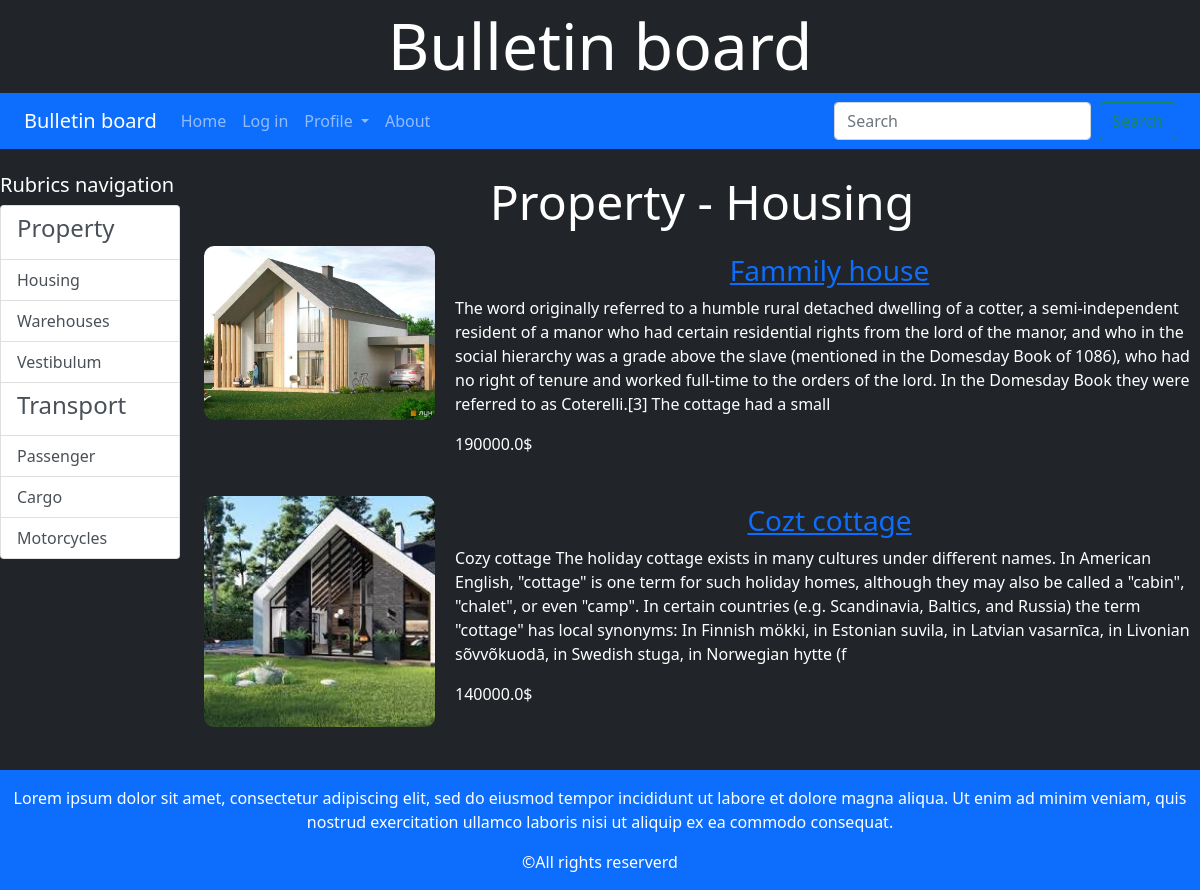
The app's page /rubric/2/ with its own data.
### main/models.py (models this page shows, shortened)
class Rubric(models.Model):
    name = models.CharField(max_length=20, db_index=True, unique=True)
    order = models.SmallIntegerField(default=0, db_index=True)
    super_rubric = models.ForeignKey('SuperRubric', on_delete=models.PROTECT, null=True, blank=True)

class Bulletin(models.Model):
    rubric = models.ForeignKey(SubRubric, on_delete=models.PROTECT)
    title = models.CharField(max_length=40)
    content = models.TextField()
    price = models.FloatField(default=0)
    contacts = models.TextField()
    image = models.ImageField(blank=True, upload_to=get_timestamp_path)
    author = models.ForeignKey(AdvUser, on_delete=models.CASCADE)
    is_active = models.BooleanField(default=True, db_index=True)
    published = models.DateTimeField(auto_now_add=True, db_index=True)
    class Meta:
        ordering = ('-published',)

### main/views.py (the view)
# urls.py: path('rubric/<int:pk>/', by_rubric, name='by_rubric'),
def by_rubric(request, pk):
    rubric = get_object_or_404(SubRubric, pk=pk)
    bulletins = Bulletin.objects.filter(is_active=True, rubric=pk)
    rubrics = SubRubric.objects.all()
    keyword = None
    if 'keyword' in request.GET:
        keyword = request.GET['keyword']
        q = Q(title__icontains=keyword) | Q(content__icontains=keyword)
        bulletins = Bulletin.objects.filter(q)
    form = SearchForm(initial=keyword)
    paginator = Paginator(bulletins, 2)
    if 'page' in request.GET:
        page_num = request.GET['page']
    else:
        page_num = 1
    page = paginator.get_page(page_num)
    context = {'rubric': rubric, 'page': page, 'keyword': keyword,
                'bulletins': page.object_list, 'form': form, 'rubrics': rubrics}
    return render(request, 'by_rubric.html', context)

### main/forms.py
class SearchForm(forms.Form):
    keyword = forms.CharField(required=False, max_length=70, widget=forms.TextInput(
        attrs={'class':'form-control', 'placeholder':'Search',
        'aria-label':"Recipient's username", 'aria-describedby':'basic-addon2'}))

### main/models.py (called while the page is built)
    def get_queryset(self):
        return super().get_queryset().filter(super_rubric__isnull=False)

    def __str__(self):
        return '%s - %s' % (self.super_rubric.name, self.name)

### main/templates/by_rubric.html (shortened to what this page needs)
{% extends "layout/base.html" %}
{% load thumbnail %}
{% load static %}
{% block headline %}
    {% if keyword %}
        Search results for {{ keyword }}
    {% else %}
        {{ rubric }}
    {% endif %}
{% endblock %}
{% block content %}
{% if bulletins %}
        {% for bulletin in bulletins %}
            <div class="my-3 bg-dark row">
                <div class="col-3">
                    {% if bulletin.image %}
                        <img class="w-100" src="{{ bulletin.image|thumbnail_url:'default' }}">
                    {% else %}
                        <img class="w-100" src="{% static 'main/empty.png' %}">
                    {% endif %}
                </div>
                <div class="col p-2">
                    <div class="text-center">
                        <h3>
                            <a href="{% url 'detail' 'by_rubric' bulletin.pk %}{{ all }}">
                                {{bulletin.title}}
                            </a>
                        </h3>
                    </div>
                    <p>{{bulletin.content|slice:440}}</p>
                    <p>{{bulletin.price}}$</p>
                </div>
            </div>
        {% endfor %}
{% else %}
            {% if keyword %}
                <h3>By your request nothing was found.</h3>
            {% else %}
                <h3>This rubric is empty by now.</h3>
            {% endif %}
{% endif %}
{% endblock %}

### main/templates/layout/base.html (shortened to what this page needs)
<!doctype html>
<html lang="en">
<head>
    <link href="https://cdn.jsdelivr.net/npm/bootstrap@5.0.0-beta1/dist/css/bootstrap.min.css" rel="stylesheet"
>
    <link rel="stylesheet" type="text/css" href="{% static 'main/style.css' %}">
</head>
<div class="bg-dark text-white row">
    <h1 class="text-center display-3 my-2">Bulletin board</h1>
    {% block navbar %}
    <nav class="navbar navbar-expand-lg navbar-dark bg-primary">
        <div class="container-fluid">
           <a class="navbar-brand display-3" href="{% url 'index' %}">Bulletin board</a>
            <div class="collapse navbar-collapse" id="navbarSupportedContent">
                <ul class="navbar-nav me-auto mb-2 mb-lg-0">
                    <li class="nav-item">
                        {% if user.is_authenticated %}
                            <a class="nav-link active" aria-current="page" href="{% url 'add_bulletin' %}">Add bulletin</a>
                        {% else %}
                            <a class="nav-link" aria-current="page" href="{% url 'index' %}">Home</a>
                        {% endif %}
                    </li>
                    <li class="nav-item">
                        {% if user.is_authenticated %}
                            <a class="nav-link" href="{% url 'logout' %}">Log out</a>
                        {% else %}
                            <a class="nav-link" href="{% url 'login' %}">Log in</a>
                        {% endif %}
                    </li>
                    <li class="nav-item dropdown">
                        <a class="nav-link dropdown-toggle" href="#" id="navbarDropdown" role="button"
                            data-bs-toggle="dropdown" aria-expanded="false">
                            Profile
                        </a>
                    </li>
                    <li class="nav-item">
                        <a class="nav-link" href="{% url 'other' page='about' %}">About</a>
                    </li>
                </ul>
                <form class="d-flex" action="{% url 'by_rubric' 2 %}">
                    <input class="form-control me-2" type="search" placeholder="Search" aria-label="Search" name="keyword">
                    <button class="btn btn-outline-success" type="submit">Search</button>
                </form>
            </div>
        </div>
    </nav>
    {% endblock%}
    {% block rubrics_navigation %}
            <div class="col mt-4">
                <h5>Rubrics navigation</h5>
                <div class="list-group">
                    {% for rubric in rubrics %}
                        {% ifchanged rubric.super_rubric.pk %}
                            <a href="#" class="list-group-item list-group-item-action dark-bg">
                                <h4>{{rubric.super_rubric.name}}</h4>
                            </a>
                        {% endifchanged %}
                            <a href="{% url 'by_rubric' rubric.pk %}" class="list-group-item list-group-item-action dark-bg">{{rubric.name}}</a>
                    {% endfor %}
                </div>
            </div>
    {% endblock %}
    <div class="col-10 container mt-4">
        <h1 class="mb-3 text-center display-5">{% block headline %}Home page{% endblock %}</h1>
        {% block content %}
        {% endblock %}
    </div>
</body>
    <footer class="mt-4 bg-primary text-white container">
        <p class="text-center fw-light mt-3">
            Lorem ipsum dolor sit amet, consectetur adipiscing elit, sed do eiusmod tempor incididunt ut labore et dolore magna
            aliqua. Ut enim ad minim veniam, quis nostrud exercitation ullamco laboris nisi ut aliquip ex ea commodo consequat.
        </p>
        <p class="text-center">&copy;All rights reserverd</p>
    </footer>
</div>
</html>

### main/static/main/style.css (style rules this page uses)
img { border-radius: 10px; }

### records on screen
Rubric: super_rubric.name "Property", name "Housing", super_rubric+name "Property - Housing"
Rubric: name "Warehouses"
Rubric: name "Vestibulum"
Rubric: super_rubric.name "Transport", name "Passenger"
Rubric: name "Cargo"
Rubric: name "Motorcycles"
Bulletin: image|thumbnail_url (picture), title "Fammily house", content "The word originally referred to a humble rural detached dwelling of a cotter, a semi-independent resident of a manor who had certain residential rights from the lord of the manor, and who in the social hierarchy was a grade above the slave (mentioned in the Domesday Book of 1086), who had no right of tenure and worked full-time to the orders of the lord. In the Domesday Book they were referred to as Coterelli.[3] The cottage had a small", price "190000.0"
Bulletin: image|thumbnail_url (picture), title "Cozt cottage", content "Cozy cottage The holiday cottage exists in many cultures under different names. In American English, \"cottage\" is one term for such holiday homes, although they may also be called a \"cabin\", \"chalet\", or even \"camp\". In certain countries (e.g. Scandinavia, Baltics, and Russia) the term \"cottage\" has local synonyms: In Finnish mökki, in Estonian suvila, in Latvian vasarnīca, in Livonian sõvvõkuodā, in Swedish stuga, in Norwegian hytte (f", price "140000.0"
